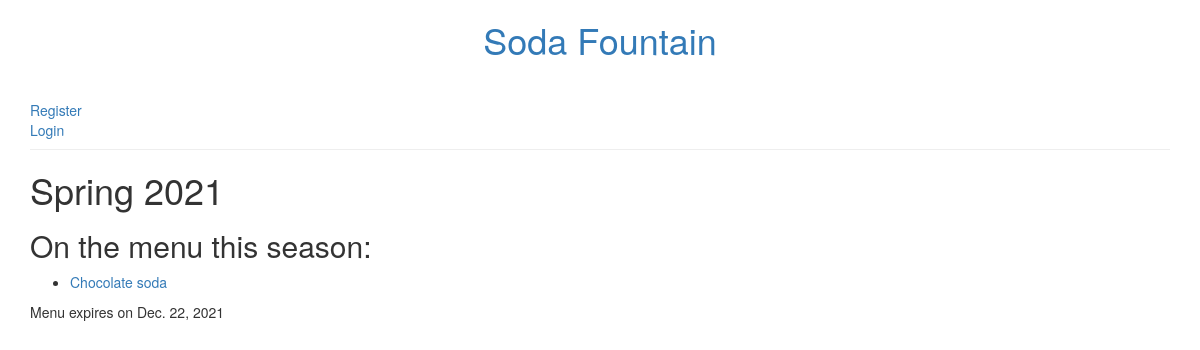
Screenshot of /menu/526/ with the database file from the repository.
### menu/models.py (models this page shows, shortened)
class Menu(models.Model):
    season = models.CharField(max_length=20)
    items = models.ManyToManyField('Item', related_name='items')
    creator = models.ForeignKey(User, on_delete=models.DO_NOTHING)
    created_date = models.DateField(
            default=timezone.now)
    expiration_date = models.DateField()

class Item(models.Model):
    name = models.CharField(max_length=200)
    description = models.TextField()
    chef = models.ForeignKey('auth.User', on_delete=models.CASCADE)
    created_date = models.DateField(
            default=timezone.now)
    standard = models.BooleanField(default=False)
    ingredients = models.ManyToManyField('Ingredient')
    def __str__(self):
        return self.name

### menu/views.py (the view)
# urls.py: path('<pk>/', views.menu_detail, name='menu_detail'),
def menu_detail(request, pk):
    try:
        menu = models.Menu.objects.prefetch_related(
            'items'
        ).get(pk=pk)
    except models.Menu.DoesNotExist:
        raise Http404
    return render(request,
                  'menu/menu_detail.html',
                  {'menu': menu})

### menu/templates/menu/menu_detail.html (shortened to what this page needs)
{% extends 'layout.html' %}
{% block content %}
  <div class="post">
      <h1>
          {{ menu.season }}
      </h1>
      <h2>On the menu this season:</h2>
      <ul>
          {% for item in menu.items.all %}
              <li><a href="{% url 'menu:item_detail' pk=item.pk %}">{{ item }}</a></li>
          {% endfor %}
      </ul>
      {% if menu.expiration_date %}
          <div class="date">
              Menu expires on {{ menu.expiration_date }}
          </div>
      {% endif %}
  </div>
{% endblock %}

### rows the page displays
Menu: season "Spring 2021", expiration_date "Dec. 22, 2021"
Item: name "Chocolate soda"
